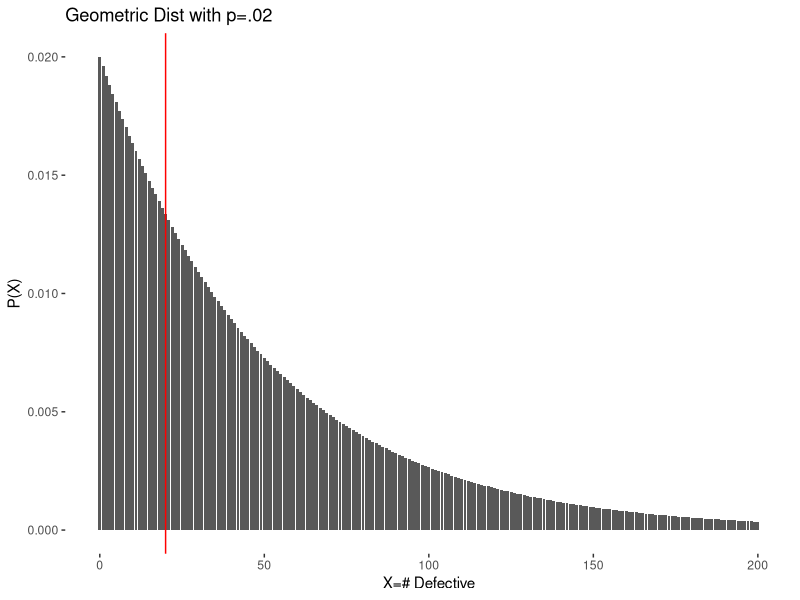
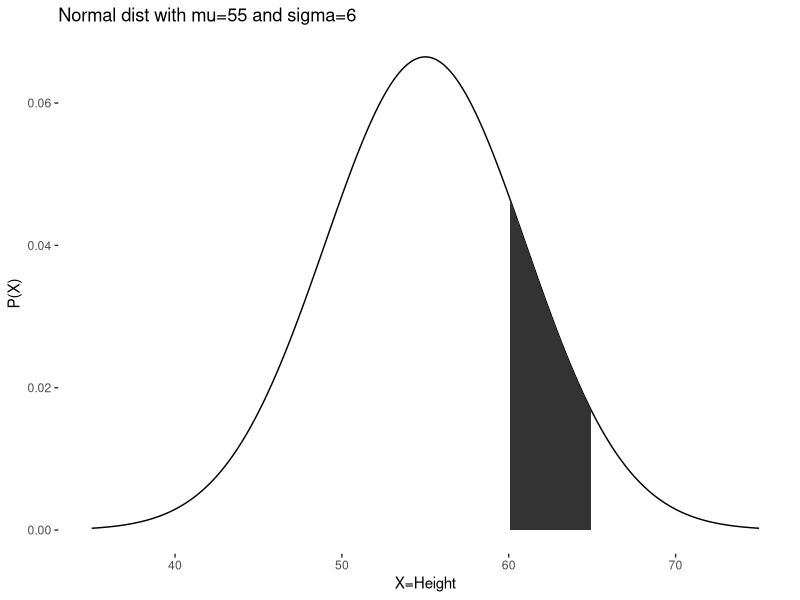
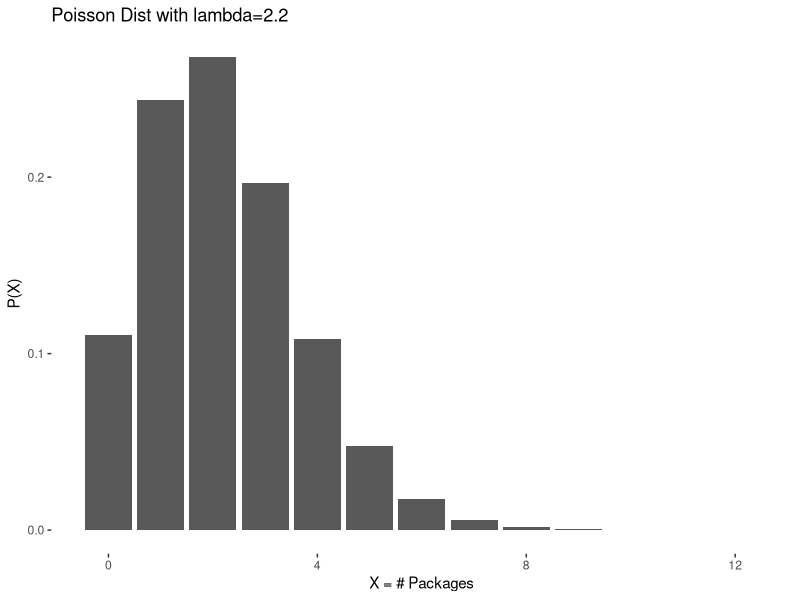
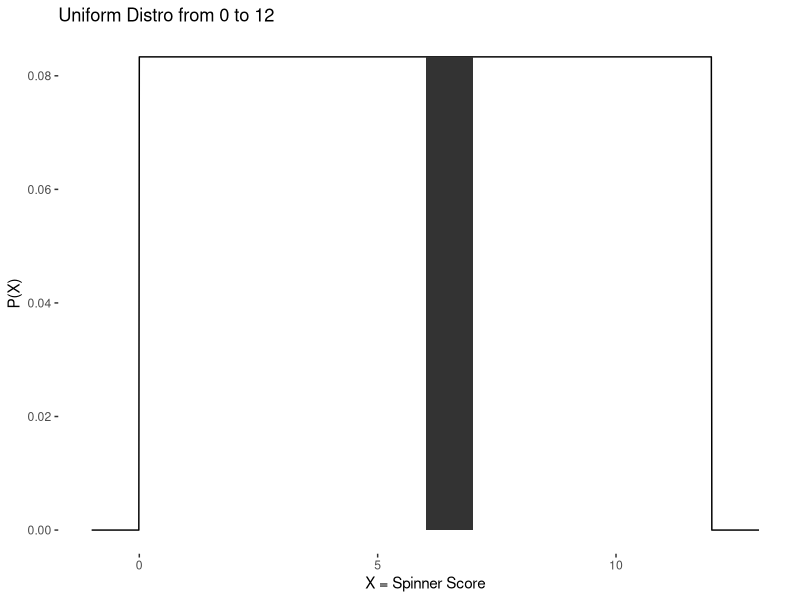
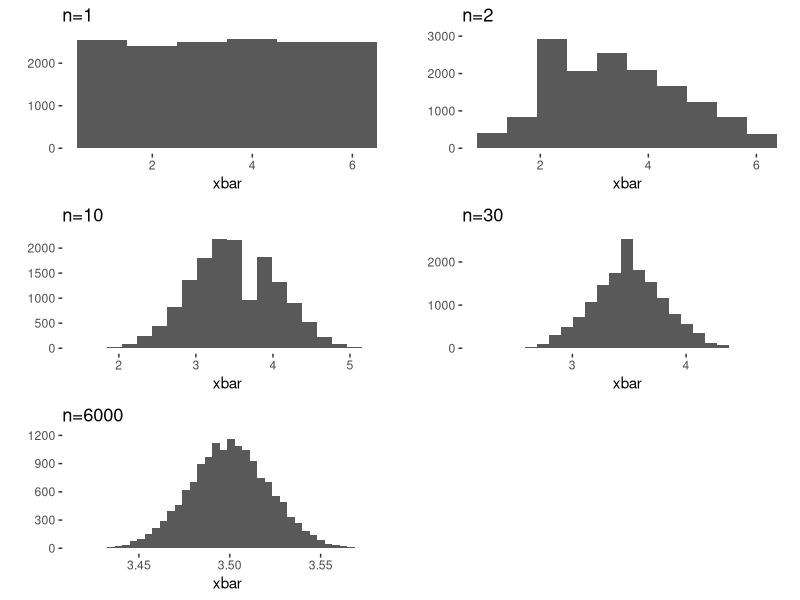
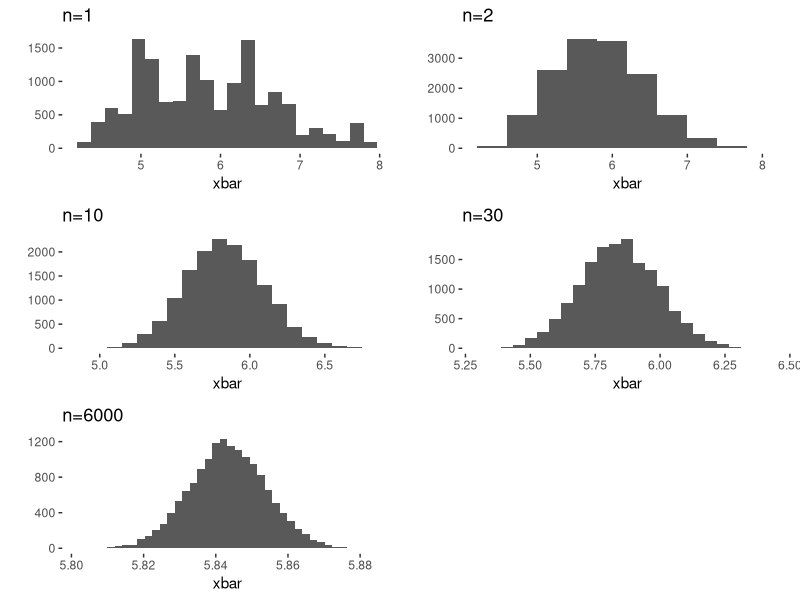
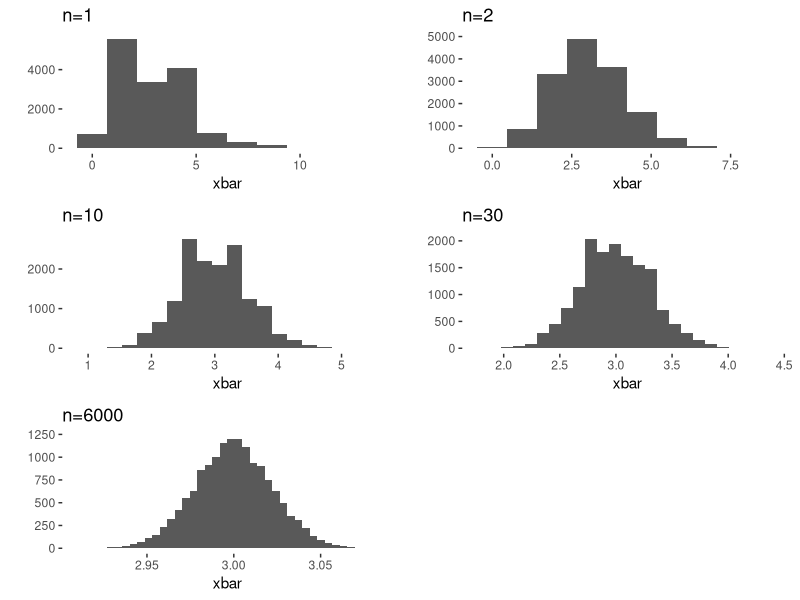

Here is the R script that generated these plots, in order:
## ---- chunk 1
###########################################################################
################# DON'T DELETE THIS PART!!!!!##############################
###########################################################################
                                                                          #
knitr::opts_chunk$set(echo = TRUE, message = FALSE, warning = FALSE)      #
                                                                          #
library(tidyverse)           #The tidyverse has all of our data tools     #
library(ggthemes)            #ggthemes makes our graphs look nicer        #
library(gridExtra)                                                                          # 
theme_set(                                #this sets the theme for all    #
  theme_tufte() +                         #plots that we make             #
  theme(text=element_text(family="sans"))                                 #
  )                                                                       #
                                                                          #
                                                                          #
                                                                          #
### Below is where you read and store your data.                          #
                                                                          #
youShouldRenameThis <- read_csv("death penalty data.csv")
                                                                          #
                                                                          #
                                                                          #
############# ^ ################################# ^ #######################
############# | ## DON'T DELETE THIS PART!!!!!### | #######################
############# | ################################# | #######################
## ---- chunk 2
1-pgeom(20,.02)    #There's a subtle lie here.  ;D
## ---- chunk 3
sqrt((1-.02)/(.02^2))
## ---- chunk 4
qplot(0:200, dgeom(0:200,.02), geom="col", xlab="X=# Defective", ylab="P(X)", main="Geometric Dist with p=.02")+geom_vline(xintercept=20, color="red")
## ---- chunk 5
pnorm(65,55, 6)-pnorm(60,55,6)
## ---- chunk 6
xMin <- 35    	#<-- far left boundary of graph
yMin <- 75     	#<-- far right boundary of the graph
mu   <- 55     	#<-- the mean for your dist
stdev<- 6     	#<-- the stdev of your dist
shadedMin <-60 	# where your shading starts
shadedMax <- 65	# where your shading ends

####Don't change the stuff below here! Play with the stuff above!
###################################################################

X = seq(xMin,yMin,.1)	# These are x-vals, can change limits (not .1)
P = dnorm(X, mu, stdev)

normalData = data.frame(X,P)   	#need to use a dataframe for qplot

qplot(X,P, data=normalData, geom="line") +
  geom_area(data=subset(normalData, X>shadedMin & X<shadedMax), aes(ymax=P))+labs(x="X=Height", y="P(X)", title="Normal dist with mu=55 and sigma=6")

## ---- chunk 7
1-ppois(6,2.2)
## ---- chunk 8
xMin <- 0
xMax <- 12
lambda <- 2.2

##Don't mess with the plot below, except for labels.

qplot(xMin:xMax, dpois(xMin:xMax, lambda), geom="col")+
labs(x="X = # Packages", y="P(X)", title="Poisson Dist with lambda=2.2")
## ---- chunk 9
punif(7,0,12)-punif(6,0,12)
## ---- chunk 10
xMin <- -1        #<-- far left boundary of graph
yMin <- 13         #<-- far right boundary of the graph
uniformMin <- 0  # the low bound for your dist  
uniformMax <- 12  # the high bound for your dist
shadedMin <-6     # where your shading starts
shadedMax <- 7    # where your shading ends


####Don't change the stuff below here! Play with the stuff above!

X = seq(xMin,yMin,.01)    # These are x-vals, can change limits (not .1)
P = dunif(X, uniformMin, uniformMax)

normalData = data.frame(X,P)       #need to use a dataframe for qplot

qplot(X,P, data=normalData, geom="line") +
  geom_area(data=subset(normalData, X>shadedMin & X<shadedMax), aes(ymax=P))+
  labs(x="X = Spinner Score", y="P(X)", title="Uniform Distro from 0 to 12")


## ---- chunk 11
1-pbinom(44, 50, .697)
## ---- chunk 12
mysamples1 <- replicate(15000, mean(sample(1:6, 1, replace = TRUE)))

p1 <- qplot(mysamples1, geom="histogram", bins=6)+labs(x="xbar", title="n=1")


mysamples2 <- replicate(15000, mean(sample(1:6, 2, replace = TRUE)))

p2 <- qplot(mysamples2, geom="histogram", bins=10)+labs(x="xbar", title="n=2")


mysamples3 <- replicate(15000, mean(sample(1:6, 10, replace = TRUE)))

p3 <- qplot(mysamples3, geom="histogram", bins=20)+labs(x="xbar", title="n=10")


mysamples4 <- replicate(15000, mean(sample(1:6, 30, replace = TRUE)))

p4 <- qplot(mysamples4, geom="histogram", bins=25)+labs(x="xbar", title="n=30")


mysamples5 <- replicate(15000, mean(sample(1:6, 6000, replace = TRUE)))

p5 <- qplot(mysamples5, geom="histogram", bins=40)+labs(x="xbar", title="n=6000")

grid.arrange(p1,p2,p3,p4,p5)

## ---- chunk 13
mysamples1 <- replicate(15000, mean(sample(iris$Sepal.Length, 1, replace = TRUE)))

p1 <- qplot(mysamples1, geom="histogram", bins=22)+labs(x="xbar", title="n=1")


mysamples2 <- replicate(15000, mean(sample(iris$Sepal.Length, 2, replace = TRUE)))

p2 <- qplot(mysamples2, geom="histogram", bins=10)+labs(x="xbar", title="n=2")


mysamples3 <- replicate(15000, mean(sample(iris$Sepal.Length, 10, replace = TRUE)))

p3 <- qplot(mysamples3, geom="histogram", bins=20)+labs(x="xbar", title="n=10")


mysamples4 <- replicate(15000, mean(sample(iris$Sepal.Length, 30, replace = TRUE)))

p4 <- qplot(mysamples4, geom="histogram", bins=25)+labs(x="xbar", title="n=30")


mysamples5 <- replicate(15000, mean(sample(iris$Sepal.Length, 6000, replace = TRUE)))

p5 <- qplot(mysamples5, geom="histogram", bins=40)+labs(x="xbar", title="n=6000")

grid.arrange(p1,p2,p3,p4,p5)
## ---- chunk 14
mysamples1 <- replicate(15000, mean(rpois(1,3)))

p1 <- qplot(mysamples1, geom="histogram", bins=10)+labs(x="xbar", title="n=1")


mysamples2 <- replicate(15000, mean(rpois(2,3)))

p2 <- qplot(mysamples2, geom="histogram", bins=10)+labs(x="xbar", title="n=2")


mysamples3 <- replicate(15000, mean(rpois(10,3)))

p3 <- qplot(mysamples3, geom="histogram", bins=20)+labs(x="xbar", title="n=10")


mysamples4 <- replicate(15000, mean(rpois(30,3)))

p4 <- qplot(mysamples4, geom="histogram", bins=25)+labs(x="xbar", title="n=30")


mysamples5 <- replicate(15000, mean(rpois(6000,3)))

p5 <- qplot(mysamples5, geom="histogram", bins=40)+labs(x="xbar", title="n=6000")

grid.arrange(p1,p2,p3,p4,p5)
